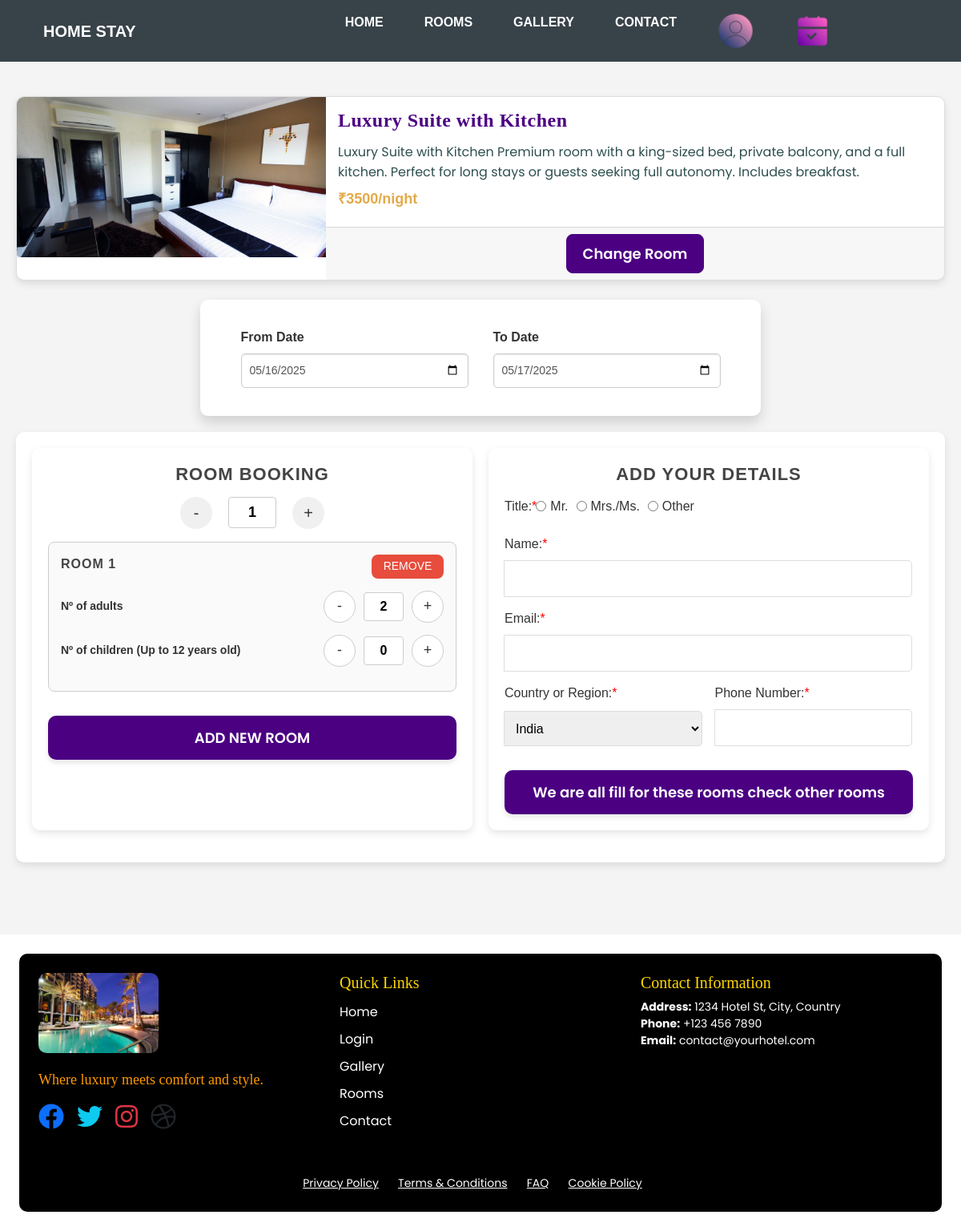
Page /booking-2 on the committed database.
### home/models.py (models this page shows, shortened)
class R_D(models.Model):
    room_type = models.CharField(max_length=50, unique=True)  # Ensuring unique room types for proper ForeignKey
    room_description = models.CharField(max_length=500)
    space_for_adult = models.IntegerField()
    space_for_child = models.IntegerField()
    price = models.IntegerField()

### home/views.py (the view)
# urls.py: path('booking-<id>',views.booking,name="booking"),
def booking(req, id=0):
    form = booking_details_form()  # Process form submission
    room = R_D.objects.filter(id=id).first()
    if room is None:
        return redirect("booking",1)
    if req.user.is_authenticated:
        initial_data = {
            "name": req.user,
            "email": req.user.email,
        }
    if req.method == "POST":
        form = booking_details_form(req.POST)
        if form.is_valid():
            global data
            data = {
                "from_date": form.cleaned_data.get("from_date"),
                "to_date": form.cleaned_data.get("TO_date"),
                "title": form.cleaned_data["title"],
                "name": req.user.username if req.user.is_authenticated else form.cleaned_data["name"],
                "email": req.user.email if req.user.is_authenticated else form.cleaned_data["email"],
                "phone": form.cleaned_data["phone"],
                "country": form.cleaned_data["country"],
                "room": int(req.POST.get('room_count')),
                "room_name":room.room_type,
            }
            no_of_room = Rooms.objects.filter(room_type=room.room_type, room_availability=True).count()
            m_f = data["from_date"]
            m_t = data["to_date"]
            data_user = User_Booked_Room_Details.objects.filter(check_out__gte=m_f, check_in__lte=m_t)
            l = []
            for x in data_user:
                if not (x.check_out < m_f or x.check_in > m_t):
                    l.append(json.loads(x.room_allocated))
            l = np.array(l).ravel()
            l = sorted(set(map(int, l)))
            global exact_avilable_rooms
            exact_avilable_rooms = [x for x in range(1, no_of_room + 1) if x not in l]
            available_rooms = len(exact_avilable_rooms)
            try:
                room_count = int(data["room"])
                if room_count > available_rooms:
                    messages.info(req, f"Can't add more rooms than {available_rooms}")
                    return redirect(f"/booking-{id}")
            except (TypeError, ValueError):
                messages.info(req, "Invalid room count.")
                return redirect(f"/booking-{id}")
            from_date = data["from_date"]
            to_date = data["to_date"]
            if from_date and to_date:
                today = date.today()
                max_booking_date = today + timedelta(days=30)
                if (
                    to_date < from_date or
                    to_date < today or
                    from_date < today or
                    from_date > max_booking_date or
                    to_date > from_date + timedelta(days=30)
                    ):
                    messages.info(req,
                        "Invalid dates selected! 🚨\n"
                        "✔ Check-in date must be **today or later**.\n"
                        "✔ Check-out date must be **after** the check-in date.\n"
                        "✔ You can only book up to **30 days in advance**.\n"
                        "✔ The maximum stay duration is **30 days**.\n"
                        "📅 Please select valid dates and try again."
                    )
                    return redirect('/booking-1')
            else:
                messages.info(req, "Please enter valid dates.")
                return redirect(f'/booking-{id}')
            global adult, child
            adult={"room_1":req.POST.get('ra-1')}
            child={"room_1":req.POST.get('rc-1')}
            if 1<int(data["room"])<=available_rooms:
                for x in range(2, int(data["room"]) + 1):
                    adult[f"room_{x}"]=req.POST.get(f"adult_c-{x}")
                    child[f"room_{x}"]=req.POST.get(f"child_c-{x}")
            for x in adult:
                if int(adult.get(x))>room.space_for_adult:
                    messages.info(req,f'We have only {room.space_for_adult} for adult in this room')
                    return redirect(f"/booking-{id}")
            for x in child:
                if int(child.get(x))>room.space_for_child:
                    messages.info(req,f'can only add {room.space_for_child} child pr room')
                    return redirect(f"/booking-{id}")
            return redirect(f"/booking_details-{room.id}")  # Redirect after successful submission
        else:
            messages.info(req, "Please fill all the details correctly.")
    else:
        if req.user.is_authenticated:
            form = booking_details_form(initial=initial_data)  # Pre-fill form with initial values
        else:
            form=booking_details_form()
    if req.user.is_authenticated:
        form.fields["name"].widget.attrs["readonly"] = True
        form.fields["email"].widget.attrs["readonly"] = True
    available_rooms =Rooms.objects.filter(room_type=room.room_type,room_availability=True).count()
    return render(req, "booking.html", {"room": room, "available_rooms": available_rooms, "form": form})

### templates/booking.html (shortened to what this page needs)
{% extends 'root.html' %}
{% load crispy_forms_tags %}
{% block content %}
<div style="margin-top:100px;">
    <div class="container1 mt-5">
    <div class="room-details">
        <div class="card horizontal-card mb-4">
            <div class="row g-0">
                <div class="col-md-4">
                    <img src="/static/image/{{room.room_type}}/1.png"
                         class="img-fluid rounded-start"
                         alt="{{ room.room_type }}">
                </div>
                <div class="col-md-8">
                    <div class="card-body">
                        <h5 class="card-title">{{ room.room_type }}</h5>
                        <p class="card-text">{{ room.room_description }}</p>
                        <p class="text-success h5"><strong>₹{{ room.price }}</strong>/night</p>
                    </div>
                    <div class="card-footer text-center">
                        <a href="{% url "room" %}"><button class="btn btn-primary" type="button">Change Room</button></a>
                    </div>
                </div>
            </div>
        </div>
    </div>
    <form method="POST" action="#">
    <div class="date-selection-container bg-white shadow" style="padding: 35px; display: flex; justify-content: center;">
        <div class="row g-3">
            <div class="col-md-6">
                <div class="form-group">
                    <label for="from_date" class="form-label">From Date</label>
                    {{form.from_date}}
                </div>
            </div>
            <div class="col-md-6">
                <div class="form-group">
                    <label for="to_date" class="form-label">To Date</label>
                    {{form.TO_date}}
                </div>
            </div>
        </div>
    </div>
    <div class="booking-section">
        <div class="details-and-controllers">
            <div class="room-controls-container">
                <h2 class="form-title">Room Booking</h2>
                <div class="room-controls mb-3">
                    <button type="button" onclick="updateRoomCount(-1)">-</button>
                    <input type="text" id="room-count" value="1" name="room_count" readonly>
                    <button type="button" onclick="updateRoomCount(1)">+</button>
                </div>
                <div id="room-container1">
                    <div class="room" id="room-1">
                        <div class="room-header">
                            <span>Room 1</span>
                            <button type="button" class="remove-room-btn" onclick="removeRoom(1)">REMOVE</button>
                        </div>
                        <div class="capacity">
                            <div class="control-group">
                                <label>Nº of adults</label>
                                <div class="control-buttons">
                                    <button type="button" onclick="updateAdults(1, -1)">-</button>
                                    <input type="text" id="adult-count-1" value="2" readonly name="ra-1">
                                    <button type="button" onclick="updateAdults(1, 1)">+</button>
                                </div>
                            </div>
                            <div class="control-group">
                                <label>Nº of children <span>(Up to 12 years old)</span></label>
                                <div class="control-buttons">
                                    <button type="button" onclick="updateChildren(1, -1)">-</button>
                                    <input type="text" id="child-count-1" value="0" name="rc-1" readonly>
                                    <button type="button" onclick="updateChildren(1, 1)">+</button>
                                </div>
                            </div>
                        </div>
                    </div>
                </div>
                <button type="button" class="add-room-btn" onclick="addNewRoom()">ADD NEW ROOM</button>
            </div>
            <div class="form details-form">
                <h2 class="form-title">Add Your Details</h2>
                    <div class="input-group">
                        <label for="title">Title:<span style="color:red;">*</span></label>
                        <div class="radio-group">
                            {{ form.title}}
                        </div>
                    </div>
                    <div class="input-row">
                        <div class="input-group">
                            <label for="first-name">Name:<span style="color:red;">*</span></label>
                            {{ form.name }}
                        </div>
                    </div>
                    <div class="input-group">
                        <label for="email">Email:<span style="color:red;">*</span></label>
                        {{ form.email }}
                    </div>
                    <div class="input-row">
                        <div class="input-group">
                            <label for="country">Country or Region:<span style="color:red;">*</span></label>
                            {{ form.country }}
                        </div>
                        <div class="input-group">
                            <label for="phone">Phone Number:<span style="color:red;">*</span></label>
                            {{ form.phone }}
                        </div>
                    </div>
                     {% if available_rooms %}
                     <button class="done-btn" type="Submit" name="submit">Procced To Pay</button>
                     {% else %}
                     <a href="{% url "room" %}"><button type="button" class="done-btn">We are all fill for these rooms check other rooms</button></a>
                     {% endif %}
                    </form>
            </div>
            </div>
{% endblock content %}

### rows in the picture
R_D: room_type (picture), room_type "Luxury Suite with Kitchen", room_description "Luxury Suite with Kitchen Premium room with a king-sized bed, private balcony, and a full kitchen. Perfect for long stays or guests seeking full autonomy. Includes breakfast.", price "3500"
